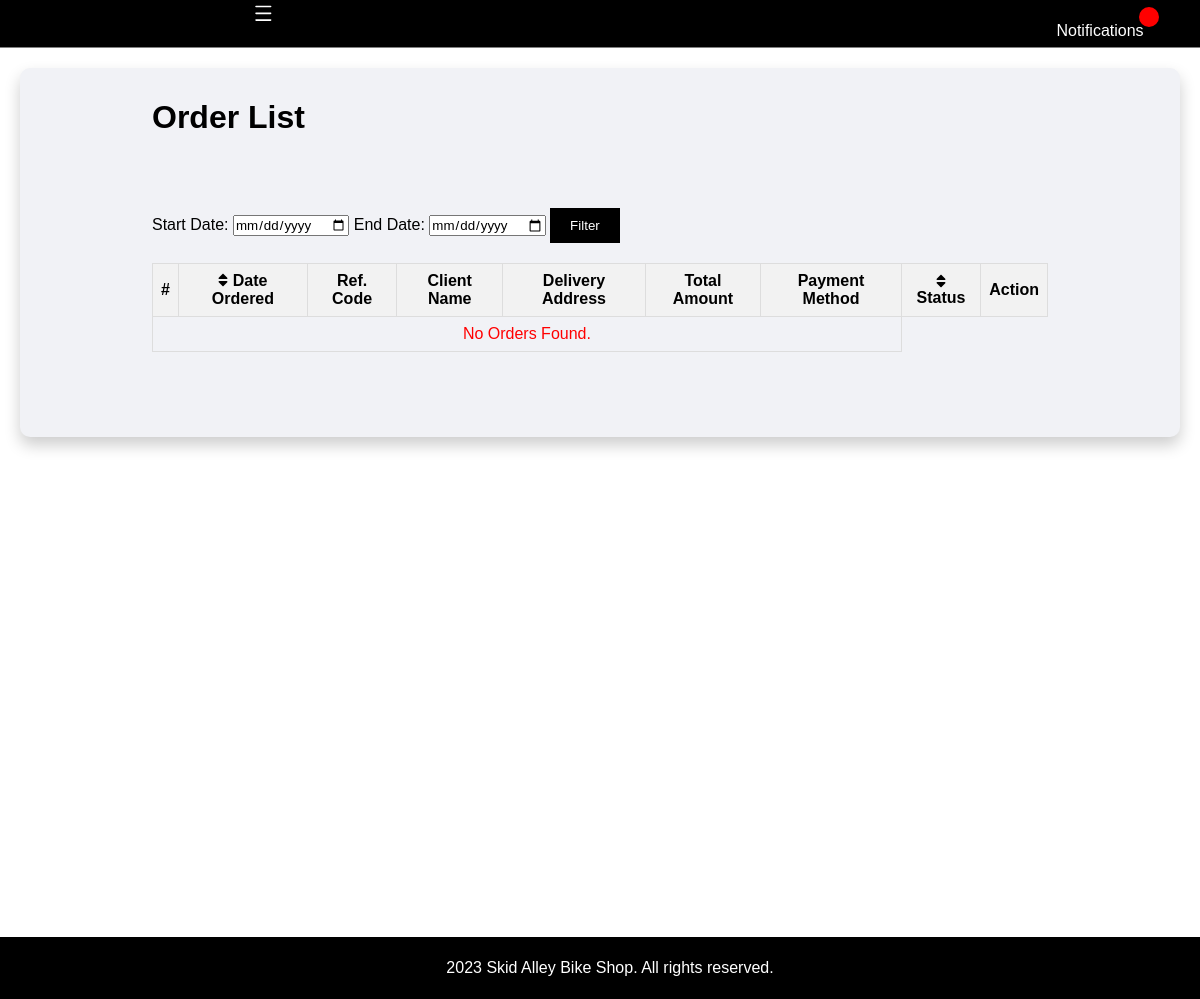
The page /admin/orders.php (signed in) on the database as committed earlier.
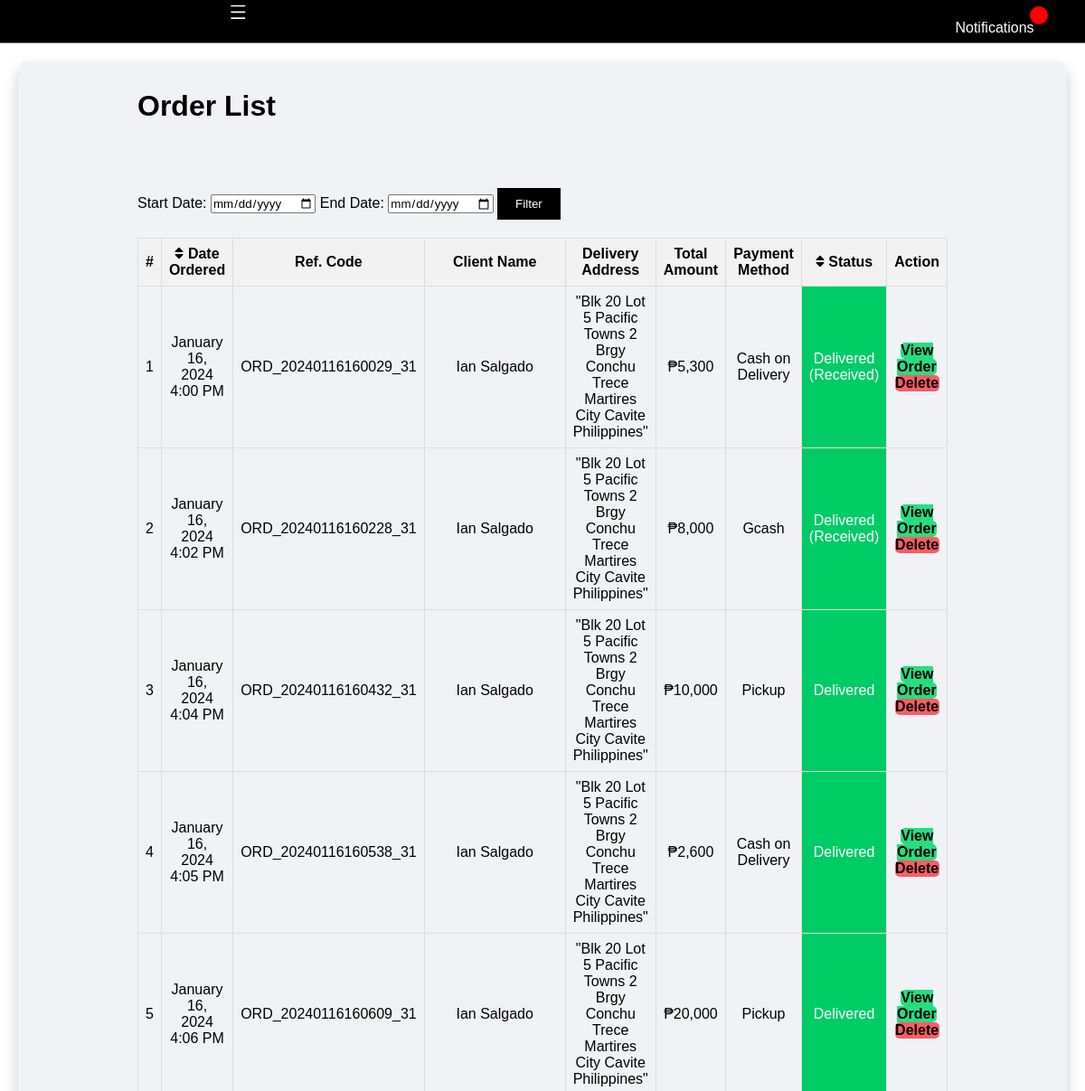
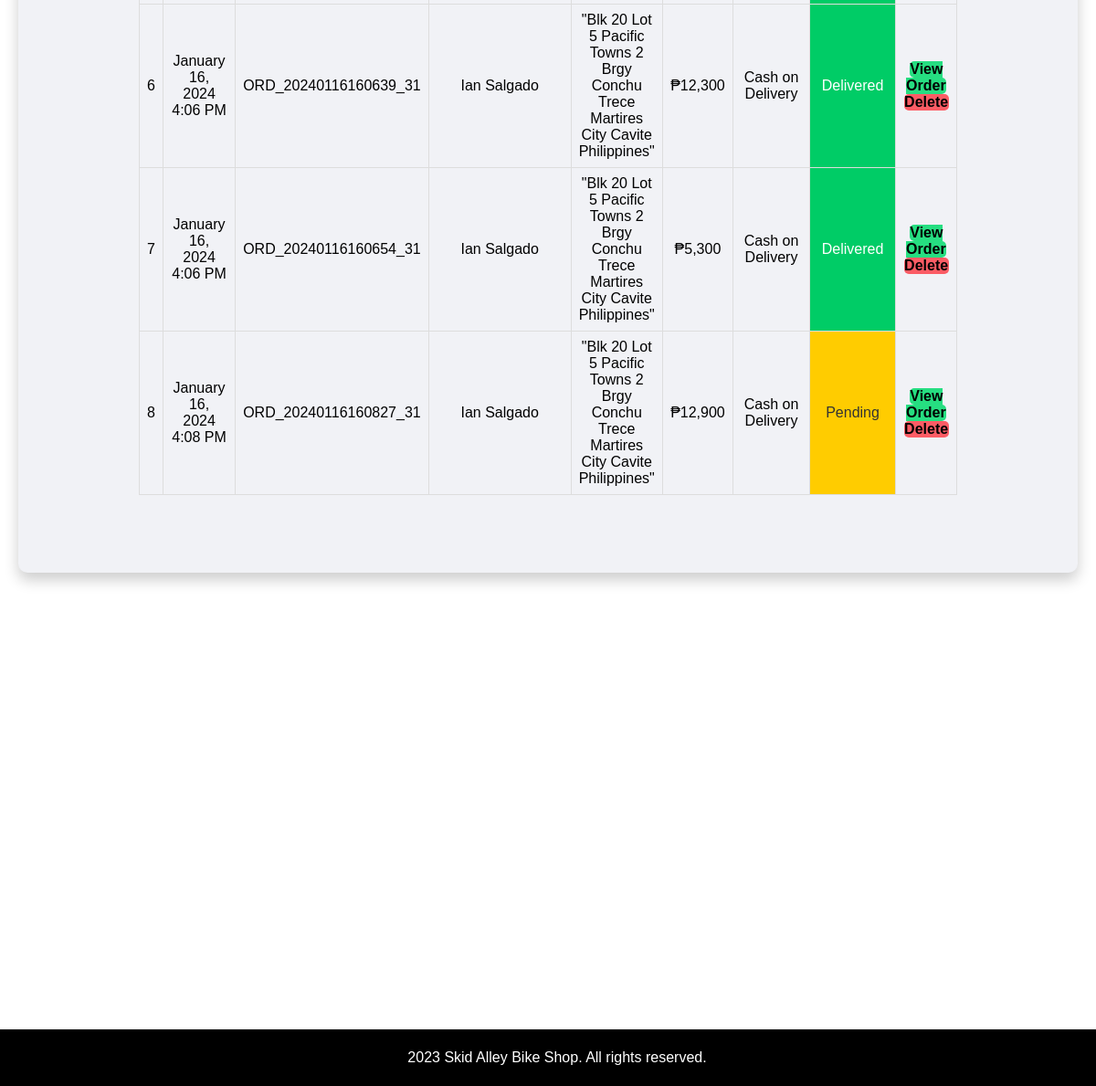
The same page on the database as committed later (2 pictures, top to bottom).
### tables this page shows
CREATE TABLE `order_list` (
  `id` int(10) NOT NULL,
  `ref_code` varchar(100) NOT NULL,
  `client_id` int(30) NOT NULL,
  `gcash_receipts_id` int(11) DEFAULT NULL,
  `total_amount` float NOT NULL DEFAULT 0,
  `delivery_address` text NOT NULL,
  `payment_method` varchar(250) NOT NULL,
  `message` varchar(255) NOT NULL,
  `status` tinyint(1) NOT NULL DEFAULT 0 COMMENT '0=pending,1 = packed, 2 = for delivery, 3 = on the way, 4 = delivered, 5=cancelled',
  `order_receive` tinyint(1) NOT NULL,
  `date_created` datetime NOT NULL DEFAULT current_timestamp(),
  `date_updated` datetime DEFAULT NULL ON UPDATE current_timestamp()
);

CREATE TABLE `client_list` (
  `id` int(10) NOT NULL,
  `username` varchar(50) NOT NULL,
  `fullname` varchar(50) DEFAULT NULL,
  `contact` varchar(50) NOT NULL,
  `address` varchar(250) NOT NULL,
  `email` varchar(100) NOT NULL,
  `password` varchar(50) NOT NULL,
  `status` tinyint(1) NOT NULL DEFAULT 1,
  `delete_flag` tinyint(1) NOT NULL
);

### admin/orders.php (the view, shortened to what this page needs)
<?php include('partials/menu.php'); ?>
<div class="main-content">
    <div class="wrapper">
        <h1>Order List</h1>
        <br/>
        <br/><br/><br/>
        <div class="filter">
            <form method="post" action="">
                <label for="start_date">Start Date:</label>
                <input type="date" id="start_date" name="start_date">
                <label for="end_date">End Date:</label>
                <input type="date" id="end_date" name="end_date">
                <input type="submit" value="Filter" class="filter-button">
            </form>
        </div>
        <table class="tbl-full" id="order-table">
            <tr>
                <th>#</th>
                <th><a href="javascript:void(0);" id="sort-date"><i class="fas fa-sort"></i> Date Ordered</a></th>
                <th>Ref. Code</th>
                <th>Client Name</th>
                <th>Delivery Address</th>
                <th>Total Amount</th>
                <th>Payment Method</th>
                <th><a href="javascript:void(0);" id="sort-status"><i class="fas fa-sort"></i> Status</a></th>
                <th>Action</th>
            </tr>
            <?php
            if ($_SERVER["REQUEST_METHOD"] == "POST") {
                $start_date = $_POST["start_date"];
                $end_date = $_POST["end_date"];
                $sql = "SELECT ol.*, cl.fullname AS client_name FROM order_list ol
                        INNER JOIN client_list cl ON ol.client_id = cl.id
                        WHERE ol.date_created BETWEEN '$start_date' AND '$end_date'";
            } else {
                $sql = "SELECT ol.*, cl.fullname AS client_name FROM order_list ol
                        INNER JOIN client_list cl ON ol.client_id = cl.id";
            }
            $res = mysqli_query($conn, $sql);
            if ($res == TRUE) {
                $count = mysqli_num_rows($res);
                $sn = 1;
                if ($count > 0) {
                    while ($rows = mysqli_fetch_assoc($res)) {
                        $id = $rows['id'];
                        $ref_code = $rows['ref_code'];
                        $client_name = $rows['client_name'];
                        $total_amount = $rows['total_amount'];
                        $deliveryAddress = $rows['delivery_address'];
                        $paymentMethod = $rows['payment_method'];
                        $status = $rows['status'];
                        $order_receive = $rows['order_receive'];
                        $date_ordered = $rows['date_created'];
                        $statusLabels = array(
                            0 => 'Pending',
                            1 => 'Packed',
                            2 => 'For Delivery',
                            3 => 'On the Way',
                            4 => 'Delivered',
                            5 => 'Cancelled'
                        );
                        if ($order_receive == 1) {
                            $statusLabel = 'Delivered (Received)';
                            $statusCellStyle = 'background-color: #00cc66; color: #fff;';
                        } else {
                            $statusLabel = isset($statusLabels[$status]) ? $statusLabels[$status] : 'Unknown';
                            $statusCellStyle = '';
                        }
                        ?>
                        <tr>
                            <td><?php echo $sn++; ?></td>
                            <td><?php echo date('F j, Y g:i A', strtotime($date_ordered)); ?></td>
                            <td><?php echo $ref_code; ?></td>
                            <td><?php echo $client_name; ?></td>
                            <td><?php echo $deliveryAddress; ?></td>
                            <td>₱<?php echo number_format($total_amount); ?></td>
                            <td><?php echo $paymentMethod ?></td>
                            <td style="<?php echo $statusCellStyle; ?>" class="status-label <?php echo strtolower(str_replace(' ', '-', $statusLabel)); ?>"><?php echo $statusLabel; ?></td>
                            <td>
                                <a href="<?php echo SITEURL; ?>admin/update-orders.php?id=<?php echo $id; ?>" class="btn-secondary">View Order</a>
                                <a href="<?php echo SITEURL; ?>admin/delete-orders.php?id=<?php echo $id; ?>" class="btn-third">Delete</a>
                            </td>
                        </tr>
                        <?php
                    }
                } else {
                    echo "<td colspan='7'><div class='error'>No Orders Found.</div></td>";
                }
            }
            ?>
        </table>
    </div>
    <br><br><br>
</div>
<link rel="stylesheet" href="https://cdnjs.cloudflare.com/ajax/libs/font-awesome/5.15.3/css/all.min.css" />
<?php include('partials/footer.php'); ?>

Rows that differ between the two databases and show on the page:
added order_list: date_created "January 16, 2024 4:00 PM", ref_code "ORD_20240116160029_31", client_list.fullname "Ian Salgado", delivery_address "\"Blk 20 Lot 5 Pacific Towns 2 Brgy Conchu Trece Martires City Cavite Philippines\"", total_amount "5,300", payment_method "Cash on Delivery", order_receive "Delivered (Received)"
added order_list: date_created "January 16, 2024 4:02 PM", ref_code "ORD_20240116160228_31", client_list.fullname "Ian Salgado", delivery_address "\"Blk 20 Lot 5 Pacific Towns 2 Brgy Conchu Trece Martires City Cavite Philippines\"", total_amount "8,000", payment_method "Gcash", order_receive "Delivered (Received)"
added order_list: date_created "January 16, 2024 4:04 PM", ref_code "ORD_20240116160432_31", client_list.fullname "Ian Salgado", delivery_address "\"Blk 20 Lot 5 Pacific Towns 2 Brgy Conchu Trece Martires City Cavite Philippines\"", total_amount "10,000", payment_method "Pickup", status "Delivered"
added order_list: date_created "January 16, 2024 4:05 PM", ref_code "ORD_20240116160538_31", client_list.fullname "Ian Salgado", delivery_address "\"Blk 20 Lot 5 Pacific Towns 2 Brgy Conchu Trece Martires City Cavite Philippines\"", total_amount "2,600", payment_method "Cash on Delivery", status "Delivered"
added order_list: date_created "January 16, 2024 4:06 PM", ref_code "ORD_20240116160609_31", client_list.fullname "Ian Salgado", delivery_address "\"Blk 20 Lot 5 Pacific Towns 2 Brgy Conchu Trece Martires City Cavite Philippines\"", total_amount "20,000", payment_method "Pickup", status "Delivered"
added order_list: date_created "January 16, 2024 4:06 PM", ref_code "ORD_20240116160639_31", client_list.fullname "Ian Salgado", delivery_address "\"Blk 20 Lot 5 Pacific Towns 2 Brgy Conchu Trece Martires City Cavite Philippines\"", total_amount "12,300", payment_method "Cash on Delivery", status "Delivered"
added order_list: date_created "January 16, 2024 4:06 PM", ref_code "ORD_20240116160654_31", client_list.fullname "Ian Salgado", delivery_address "\"Blk 20 Lot 5 Pacific Towns 2 Brgy Conchu Trece Martires City Cavite Philippines\"", total_amount "5,300", payment_method "Cash on Delivery", status "Delivered"
added order_list: date_created "January 16, 2024 4:08 PM", ref_code "ORD_20240116160827_31", client_list.fullname "Ian Salgado", delivery_address "\"Blk 20 Lot 5 Pacific Towns 2 Brgy Conchu Trece Martires City Cavite Philippines\"", total_amount "12,900", payment_method "Cash on Delivery", status "Pending"
Other text that changed with them:
text no longer shown: "No Orders Found."
